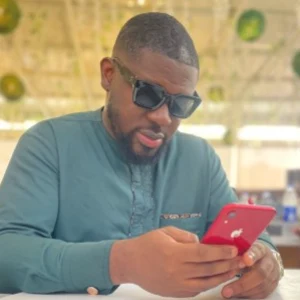
#> input picture dist/client/img/headshot.webp, 300 x 300 px, found by its file name
$ python og-images.py
#> lines starting #> are read from the running program, lines starting #| are printed output that depends on the picture; after the words box and inside, x2 and y2 are one past the last pixel; in counts of white or black regions, pixels touching at a corner belong together
"""Share images (1200x630) for the skill pages and articles, in the style of public/og/default.png.

Run: python3 scripts/og-images.py   (needs Pillow and the DejaVu fonts)
"""
from PIL import Image, ImageDraw, ImageFont

W, H = 1200, 630
CREAM, INK, MUTED, TANG, SUN = (255, 246, 229), (27, 26, 46), (74, 72, 96), (255, 122, 61), (255, 210, 63)
BOLD = '/usr/share/fonts/truetype/dejavu/DejaVuSans-Bold.ttf'
BOOK = '/usr/share/fonts/truetype/dejavu/DejaVuSans.ttf'

PAGES = {
    'full-stack-developer': ('Full-stack developer', 'React, Node.js, Express & MySQL'),
    'web3-community-manager': ('Web3 community manager', '0 to 25,000+ members in under a year'),
    'web3-business-development': ('Web3 business development', 'Partners, payments and KOLs in Africa'),
    'data-analyst': ('Data analyst', 'Python, SQL & BI dashboards'),
    'server-rendered-react-on-shared-hosting': ('Server-rendered React on shared hosting', 'How I built meetoluwaseyi.com'),
    'growing-a-crypto-community-in-africa': ('Growing a crypto community to 25,000+', 'The daily playbook'),
    'launching-a-crypto-exchange-in-nigeria': ('Launching a crypto exchange in Nigeria', 'Five business development lessons'),
    'late-deliveries-and-repeat-customers': ('What 99,441 orders showed', 'Late deliveries and repeat customers'),
}


def wrap(draw, text, font, width):
    lines, line = [], ''
    for word in text.split():
        test = (line + ' ' + word).strip()
        if draw.textlength(test, font=font) <= width:
            line = test
        else:
            lines.append(line)
            line = word
    lines.append(line)
    return lines


def make(slug, title, sub):
#> called with slug = 'full-stack-developer', title = 'Full-stack developer', sub = 'React, Node.js, Express & MySQL'
    img = Image.new('RGB', (W, H), CREAM)
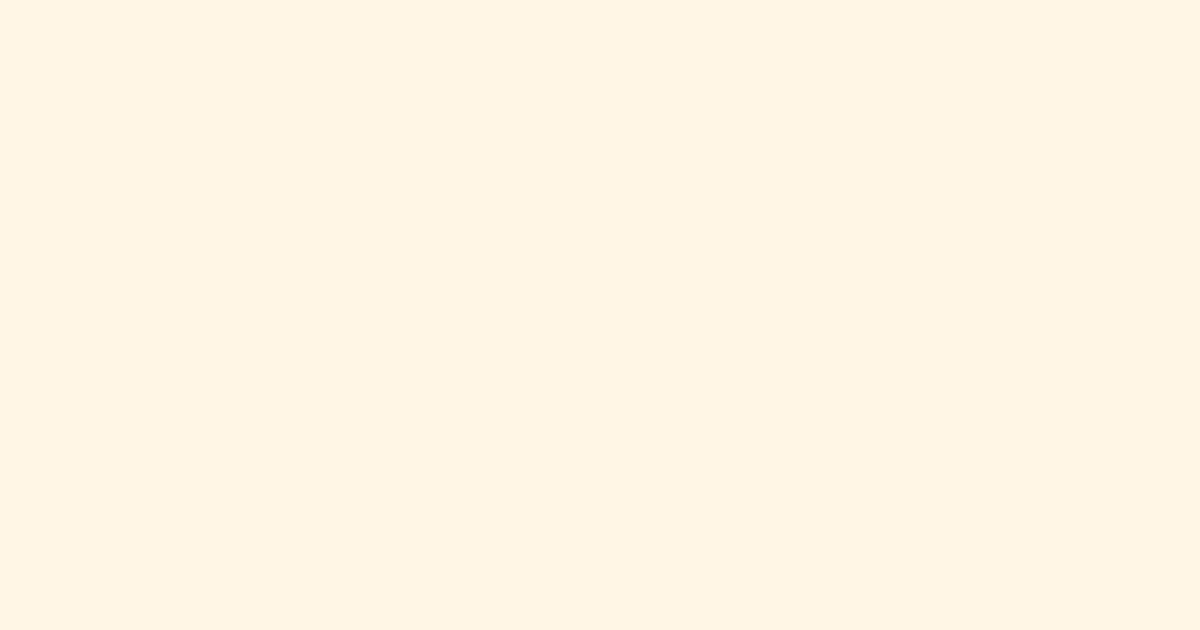
#> img: PIL image 1200x630 RGB; mean R, G, B 255, 246, 229
    d = ImageDraw.Draw(img)
    for x in range(12, W, 24):
        for y in range(12, H, 24):
            d.ellipse((x - 1.3, y - 1.3, x + 1.3, y + 1.3), fill=(234, 226, 211))
    # Photo in an orange ring, with the yellow sun
    d.ellipse((968, 40, 1110, 182), fill=SUN, outline=INK, width=5)
    size = 340
    photo = Image.open('public/img/headshot.webp').convert('RGB').resize((size, size), Image.LANCZOS)
    mask = Image.new('L', (size, size), 0)
#> mask: PIL image 340x340 L; every value is 0
    ImageDraw.Draw(mask).ellipse((0, 0, size, size), fill=255)
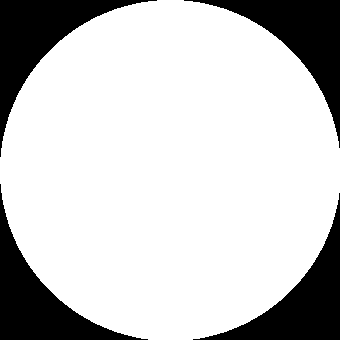
#> mask: PIL image 340x340 L; 78.9% white; 4 black regions, box (x1, y1, x2, y2) and area: (0, 0, 157, 157) 6254, (184, 0, 340, 148) 6097, (0, 184, 148, 340) 6097, (193, 193, 340, 340) 5941
    cx, cy = 900, 370
    d.ellipse((cx - size // 2 - 8, cy - size // 2 - 8, cx + size // 2 + 8, cy + size // 2 + 8), fill=TANG)
    img.paste(photo, (cx - size // 2, cy - size // 2), mask)
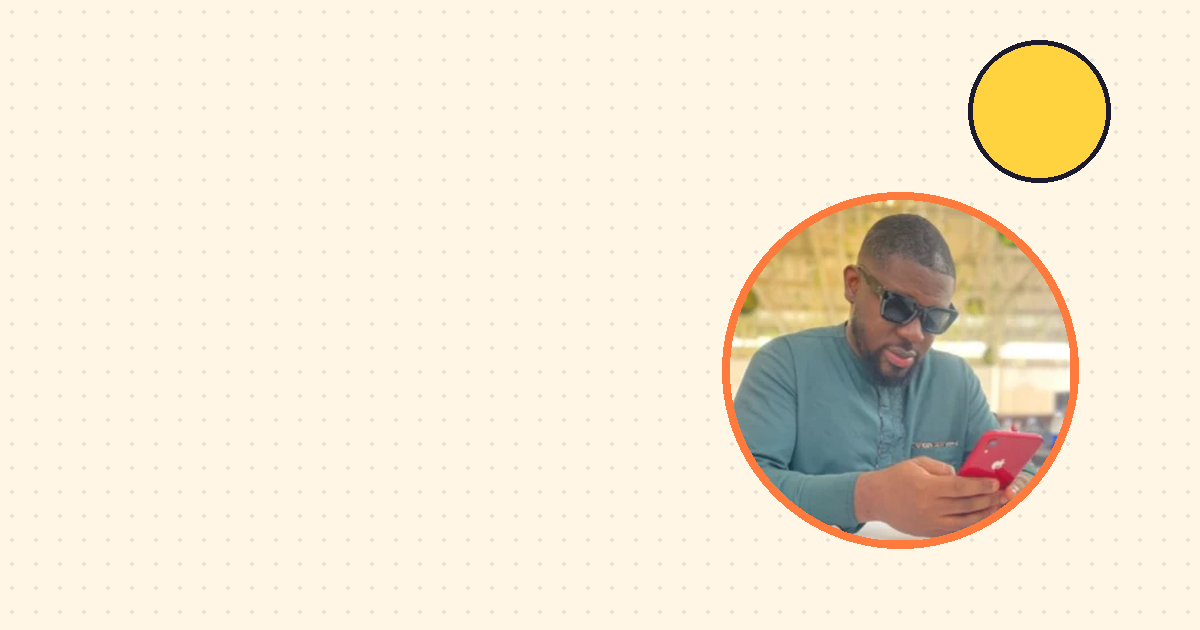
#> img: PIL image 1200x630 RGB; mean R, G, B 242.2, 230.9, 211
    # Text
    d.text((80, 84), 'Oluwaseyi Oshunwusi', font=ImageFont.truetype(BOLD, 30), fill=MUTED)
    for fs in (64, 58, 52, 46):
        f = ImageFont.truetype(BOLD, fs)
        lines = wrap(d, title, f, 600)
        if len(lines) <= 3:
            break
#> this loop made 1 pass
#> lines on pass 1: ['Full-stack', 'developer']
    y = 140
    for line in lines:
        d.text((80, y), line, font=f, fill=INK)
        y += int(fs * 1.12)
#> this loop made 2 passes
#> (line, y) on passes 1 to 2: ('Full-stack', 211), ('developer', 282)
#> after the loop, y = 282
    d.text((80, y + 18), sub, font=ImageFont.truetype(BOOK, 28), fill=MUTED)
    pill = ImageFont.truetype(BOLD, 26)
    tw = d.textlength('MeetOluwaseyi.com', font=pill)
#> tw = 293.9
    d.rounded_rectangle((80, 500, 80 + tw + 64, 562), radius=31, fill=INK)
    d.text((112, 515), 'MeetOluwaseyi.com', font=pill, fill=CREAM)
    img.save(f'public/og/{slug}.png', optimize=True)
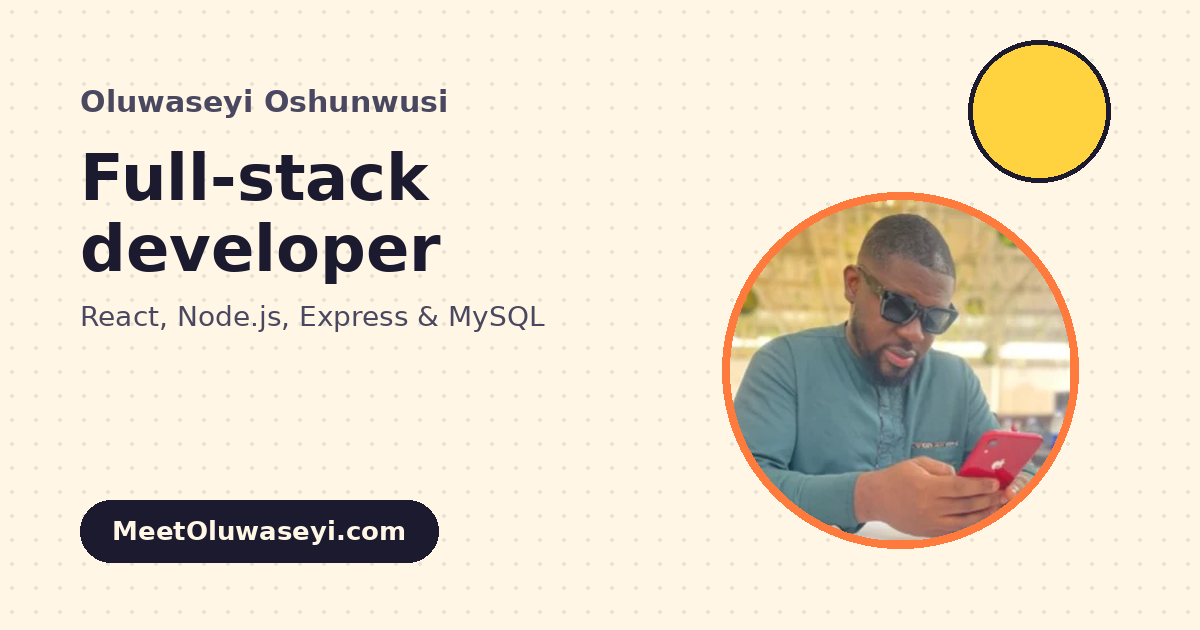
#> saved as full-stack-developer.png: PIL image 1200x630 RGB; mean R, G, B 230.5, 219.7, 201.7


for slug, (title, sub) in PAGES.items():
    make(slug, title, sub)
    print('wrote', slug)
